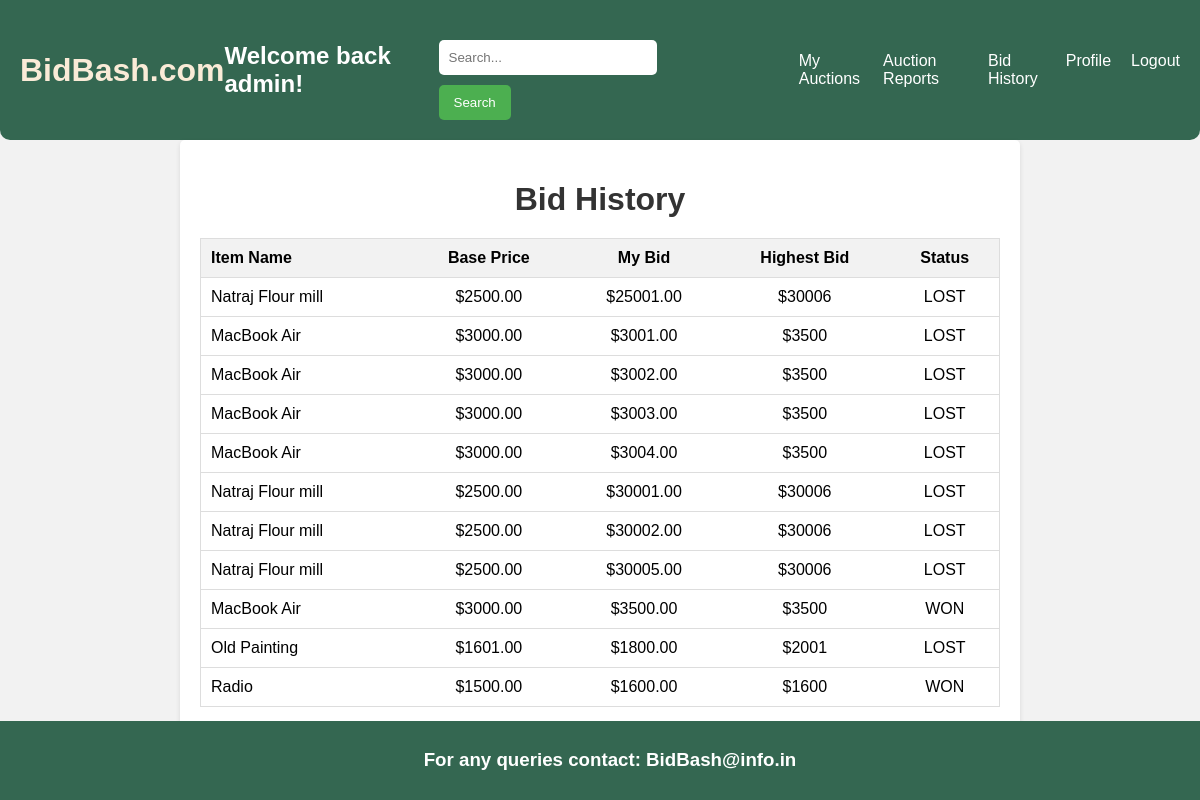
Page /bid_history/ (signed in) on the committed database.
### myapp/models.py (models this page shows, shortened)
class User(AbstractUser):
    contact_no = models.IntegerField(null=True)
    email = models.EmailField(max_length=254)
    first_name = models.CharField(max_length=30)
    last_name = models.CharField(max_length=30)

class AuctionItem(models.Model):
    name = models.CharField(max_length=100)
    description = models.TextField()
    category = models.CharField(max_length=100)
    seller = models.ForeignKey(User, on_delete=models.CASCADE)
    base_price = models.DecimalField(max_digits=10, decimal_places=2)
    start_time = models.DateTimeField()
    end_time = models.DateTimeField()
    highest_bid = models.DecimalField(max_digits=10, decimal_places=2, default=0)  # Set default value

class Bid(models.Model):
    auction = models.ForeignKey(AuctionItem, on_delete=models.CASCADE)
    bidder = models.ForeignKey(User, on_delete=models.CASCADE)
    bid_amount = models.DecimalField(max_digits=10, decimal_places=2)
    bid_time = models.DateTimeField(auto_now_add=True)

### myapp/views.py (the view)
# urls.py: path('bid_history/', views.bid_history, name='bid_history'),
def bid_history(request):
    user = request.user
    bids = Bid.objects.filter(bidder=user)
    bid_history = []
    for bid in bids:
        auction = bid.auction  # Define 'auction' variable here
        item_name = auction.name
        base_price = auction.base_price
        my_bid = bid.bid_amount
        highest_bid = Bid.objects.filter(auction=auction).aggregate(Max('bid_amount'))['bid_amount__max']
        status = "WON" if highest_bid == my_bid else "LOST"
        bid_history.append({
            'item_name': item_name,
            'base_price': base_price,
            'my_bid': my_bid,
            'highest_bid': highest_bid,
            'status': status,
        })
    return render(request, 'bid_history.html', {'bid_history': bid_history})

### templates/bid_history.html (shortened to what this page needs)
{% extends 'base.html' %}
{% load static %}
{% block body %}
    {% if user.is_authenticated %}
    <div style="max-width: 800px; margin: 0 auto; padding: 20px; background-color: #fff; border-radius: 5px; box-shadow: 0 2px 5px rgba(0, 0, 0, 0.1);">
        <h1 style="text-align: center; margin-bottom: 20px; color: #333;">Bid History</h1>
        <table style="width: 100%; border-collapse: collapse; border: 1px solid #ddd;">
            <thead>
                <tr>
                    <th style="padding: 10px; border-bottom: 1px solid #ddd; text-align: left; background-color: #f2f2f2;">Item Name</th>
                    <th style="padding: 10px; border-bottom: 1px solid #ddd; text-align: center; background-color: #f2f2f2;">Base Price</th>
                    <th style="padding: 10px; border-bottom: 1px solid #ddd; text-align: center; background-color: #f2f2f2;">My Bid</th>
                    <th style="padding: 10px; border-bottom: 1px solid #ddd; text-align: center; background-color: #f2f2f2;">Highest Bid</th>
                    <th style="padding: 10px; border-bottom: 1px solid #ddd; text-align: center; background-color: #f2f2f2;">Status</th>
                </tr>
            </thead>
            <tbody>
                {% for bid in bid_history %}
                <tr>
                    <td style="padding: 10px; border-bottom: 1px solid #ddd;">{{ bid.item_name }}</td>
                    <td style="padding: 10px; border-bottom: 1px solid #ddd; text-align: center;">${{ bid.base_price }}</td>
                    <td style="padding: 10px; border-bottom: 1px solid #ddd; text-align: center;">${{ bid.my_bid }}</td>
                    <td style="padding: 10px; border-bottom: 1px solid #ddd; text-align: center;">${{ bid.highest_bid }}</td>
                    <td style="padding: 10px; border-bottom: 1px solid #ddd; text-align: center;">{{ bid.status }}</td>
                </tr>
                {% endfor %}
            </tbody>
        </table>
    </div>
    {% else %}
        <script type="text/javascript">
            window.location.href = "{% url 'login' %}";
        </script>
    {% endif %}
{% endblock %}

### templates/base.html (shortened to what this page needs)
<!DOCTYPE html>
<html lang="en">
<head>
    {% load static %}
    <link rel="stylesheet" href="{% static 'styles.css' %}">
</head>
<body>
    <header>
        <a href="{% url 'home' %}" style="text-decoration:none; color: antiquewhite;"><h1>BidBash.com</h1></a>
        {% if user.is_authenticated %}
        <h2>Welcome back {{ user.username }}!</h2>
        {% endif %}
        <div class="search-bar">
            <form action="{% url 'search_products' %}" method="GET">
                <input type="text" name="q" placeholder="Search...">
                <button type="submit">Search</button>
            </form>
        </div>
        <div class="menu">
            <a class="menu-icon" href="{% url 'my_auctions' %}">My Auctions</a>
            <a class="menu-icon" href="{% url 'auction_reports' %}">Auction Reports</a>
            <a class="menu-icon" href="{% url 'bid_history' %}">Bid History</a>
            <a class="menu-icon" href="{% url 'profile' %}">Profile</a>
            <a class="menu-icon" href="{% url 'logout' %}">Logout</a>
        </div>
    </header>
    <div class="content">
        {% block body %}
        {% endblock body %}
    </div>
    <footer>
        <h3>For any queries contact: BidBash@info.in</h3>
    </footer>
</body>
</html>

### static/styles.css (style rules this page uses)
body { font-family: Arial, sans-serif; margin: 0; padding: 0; background-color: #f2f2f2; }
header { background-color: #346751; color: #fff; border-radius: 0 0 10px 10px; padding: 20px; display: flex; justify-content: space-between; align-items: center; }
.search-bar { display: flex; width: 400px; }
.search-bar input[type="text"] { padding: 10px; width: 70%; border: none; border-radius: 5px; margin-right: 10px; }
.search-bar button { padding: 10px 15px; background-color: #4CAF50; color: white; border: none; border-radius: 5px; cursor: pointer; }
.menu { display: flex; }
.menu-icon { text-decoration: none; margin-left: 20px; color: #fff; }
footer { position: fixed; bottom: 0; width: 100%; background-color: #346751; color: #fff; padding: 10px; text-align: center; }
form { margin-top: 20px; }
input[type="email"], input[type="text"] { width: 100%; padding: 10px; margin-bottom: 10px; border: 1px solid #ccc; border-radius: 5px; }
button { padding: 10px 20px; background-color: #007bff; color: #fff; border: none; border-radius: 5px; cursor: pointer; }

### rows in the picture
User: username "admin"
AuctionItem: item_name "Natraj Flour mill" "Natraj Flour mill" "Natraj Flour mill" "Natraj Flour mill", base_price "2500.00" "2500.00" "2500.00" "2500.00"
Bid: my_bid "25001.00"
AuctionItem: item_name "MacBook Air" "MacBook Air" "MacBook Air" "MacBook Air" "MacBook Air", base_price "3000.00" "3000.00" "3000.00" "3000.00" "3000.00"
Bid: my_bid "3001.00"
Bid: my_bid "3002.00"
Bid: my_bid "3003.00"
Bid: my_bid "3004.00"
Bid: my_bid "30001.00"
Bid: my_bid "30002.00"
Bid: my_bid "30005.00"
Bid: my_bid "3500.00"
AuctionItem: item_name "Old Painting", base_price "1601.00"
Bid: my_bid "1800.00"
AuctionItem: item_name "Radio", base_price "1500.00"
Bid: my_bid "1600.00"

### other values in the picture
{{ bid.highest_bid }} "30006" "3500" "3500" "3500" "3500" "30006" "30006" "30006" "3500" "2001" "1600"
{{ bid.status }} "LOST" "LOST" "LOST" "LOST" "LOST" "LOST" "LOST" "LOST" "WON" "LOST" "WON"
